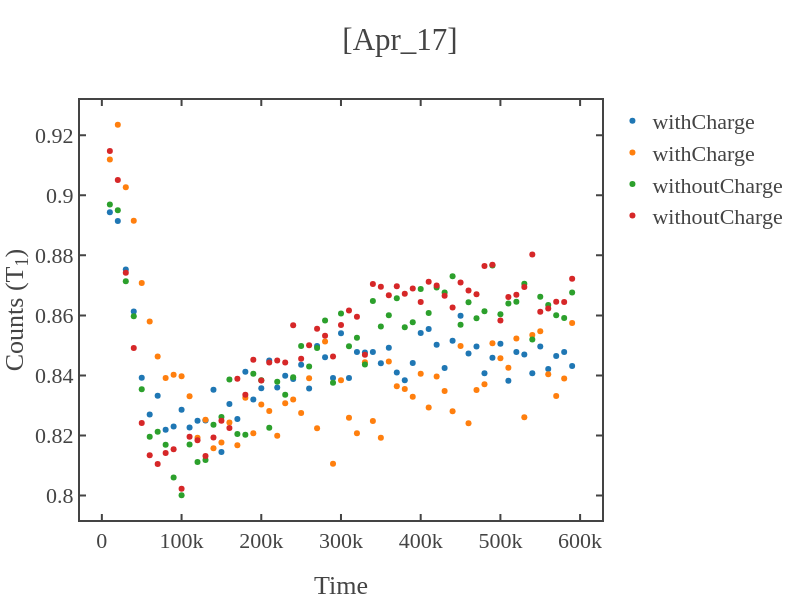

This figure's notebook cell:
### Code cell
# loading the data 
load_data = dict(np.load(r"C:\Users\Administrator\OneDrive\Desktop\Atanu_experiments\T1_measurements\codes\data\2025\Apr_17\p_5mW\l_25.0us\withCharge\a_8\s_3000\[17_42_22]_0.5us.npz"))
time_axis,signal_photon,reference_samples,signal_samples = data_to_time_signal(load_data,samples,first=first_sig_ref)

load_data1 = dict(np.load(r"C:\Users\Administrator\OneDrive\Desktop\Atanu_experiments\T1_measurements\codes\data\2025\Apr_17\p_5mW\l_25.0us\withoutCharge\a_8\s_3000\[17_17_29]_0.5us.npz"))
time_axis1,signal_photon1,reference_samples1,signal_samples1 = data_to_time_signal(load_data1,samples,first=first_sig_ref)
x1=time_axis1[1:]
y1=signal_photon1[1:]

load_data2 = dict(np.load(r"C:\Users\Administrator\OneDrive\Desktop\Atanu_experiments\T1_measurements\codes\data\2025\Apr_17\p_5mW\l_25.0us\withoutCharge\a_8\s_3000\[17_27_11]_0.5us.npz"))
time_axis2,signal_photon2,reference_samples2,signal_samples2 = data_to_time_signal(load_data2,samples,first=first_sig_ref)
x2=time_axis2[1:]
y2=signal_photon2[1:]

load_data3 = dict(np.load(r"C:\Users\Administrator\OneDrive\Desktop\Atanu_experiments\T1_measurements\codes\data\2025\Apr_17\p_5mW\l_25.0us\withCharge\a_8\s_3000\[17_57_38]_0.5us.npz"))
time_axis3,signal_photon3,reference_samples3,signal_samples3 = data_to_time_signal(load_data3,samples,first=first_sig_ref)
x3=time_axis3[1:]
y3=signal_photon3[1:]


x=time_axis[1:]
y=signal_photon[1:]
guess_parameters = np.array([0.7,1,100e3])  # input these paramters(serially) with your guess  
fitting_function = 'exp'   # y0+y_max*np.exp(-x/tau)
fitting_range = False   # for x-axis 

# fitting the data
x_fit,y_fit,coefficient,error_bars = fit_func(x,y,fit_range=fitting_range,func=fitting_function,guess_params=guess_parameters) 
if len(str(int(coefficient[2])))>7 or coefficient[2]<0:
    print('Fitted lifetime seems too long (more than 10ms) or negative.')
    print('If not expected for T1 exp, retry with increasing or decreasing the evolution time of the sequence.')
# plotting the data 
# fig1 = simple_plot(x,y,show=False,x_name = "Time",y_name = "Counts (T<sub>1</sub>)",mode='markers',title=f'{date}',curve_name='withCharge(signal/reference)')
fig2 = simple_plot(x_fit,y_fit,show=False,x_name = "Time",y_name = "Counts (T<sub>1</sub>)",mode='lines',title=f'{date}',curve_name='fitted curve')
fig3 = simple_plot(x,signal_samples[1:],show=False,x_name = "Time",y_name = "Counts (T<sub>1</sub>)",mode='markers',title=f'{date}',curve_name='signal')
fig4 = simple_plot(x,reference_samples[1:],show=False,x_name = "Time",y_name = "Counts (T<sub>1</sub>)",mode='markers',title=f'{date}',curve_name='reference')

fig1 = simple_plot(x,y,show=False,x_name = "Time",y_name = "Counts (T<sub>1</sub>)",mode='markers',title=f'{date}',curve_name='withCharge')
fig7 = simple_plot(x3,y3,show=False,x_name = "Time",y_name = "Counts (T<sub>1</sub>)",mode='markers',title=f'{date}',curve_name='withCharge')
fig5 = simple_plot(x1,y1,show=False,x_name = "Time",y_name = "Counts (T<sub>1</sub>)",mode='markers',title=f'{date}',curve_name='withoutCharge')
fig6 = simple_plot(x2,y2,show=False,x_name = "Time",y_name = "Counts (T<sub>1</sub>)",mode='markers',title=f'{date}',curve_name='withoutCharge')

add_figures([fig1,fig7,fig5,fig6],show=True,x_name = "Time",y_name = "Counts (T<sub>1</sub>)",title=f'[{date}]')

### Figure 1 — Plotly figure (JSON) as saved in the notebook; plotly's stock layout.template omitted (floating-point values rounded to 4 significant figures)
{"data": [{"mode": "markers", "name": "withCharge", "showlegend": true, "type": "scatter", "x": [10020, 20020, 30020, 40020, 50020, 60020, 70020, 80020, 90020, 100020, 110020, 120020, 130020, 140020, 150020, 160020, 170020, 180020, 190020, 200020, 210020, 220020, 230020, 240020, 250020, 260020, 270020, 280020, 290020, 300020, 310020, 320020, 330020, 340020, 350020, 360020, 370020, 380020, 390020, 400020, 410020, 420020, 430020, 440020, 450020, 460020, 470020, 480020, 490020, 500020, 510020, 520020, 530020, 540020, 550020, 560020, 570020, 580020, 590020], "y": [0.8943, 0.8915, 0.8753, 0.8613, 0.8392, 0.827, 0.8333, 0.822, 0.823, 0.8286, 0.8226, 0.8249, 0.825, 0.8353, 0.8146, 0.8305, 0.8255, 0.8413, 0.832, 0.8357, 0.845, 0.836, 0.8399, 0.8388, 0.8436, 0.8357, 0.8498, 0.8461, 0.8391, 0.8541, 0.8391, 0.8479, 0.8477, 0.8478, 0.8441, 0.8493, 0.841, 0.8384, 0.8441, 0.8542, 0.8555, 0.8502, 0.8425, 0.8516, 0.8599, 0.8473, 0.8497, 0.8408, 0.8459, 0.8506, 0.8382, 0.8478, 0.847, 0.8407, 0.8497, 0.8422, 0.8465, 0.8478, 0.8432]}, {"mode": "markers", "name": "withCharge", "showlegend": true, "type": "scatter", "x": [10020, 20020, 30020, 40020, 50020, 60020, 70020, 80020, 90020, 100020, 110020, 120020, 130020, 140020, 150020, 160020, 170020, 180020, 190020, 200020, 210020, 220020, 230020, 240020, 250020, 260020, 270020, 280020, 290020, 300020, 310020, 320020, 330020, 340020, 350020, 360020, 370020, 380020, 390020, 400020, 410020, 420020, 430020, 440020, 450020, 460020, 470020, 480020, 490020, 500020, 510020, 520020, 530020, 540020, 550020, 560020, 570020, 580020, 590020], "y": [0.9119, 0.9235, 0.9027, 0.8915, 0.8708, 0.858, 0.8463, 0.8392, 0.8402, 0.8398, 0.8331, 0.8193, 0.8252, 0.8157, 0.8177, 0.8244, 0.8167, 0.8326, 0.8208, 0.8303, 0.8282, 0.8199, 0.8308, 0.832, 0.8275, 0.8391, 0.8224, 0.8513, 0.8106, 0.8384, 0.8259, 0.8208, 0.8444, 0.8249, 0.8193, 0.8447, 0.8364, 0.8355, 0.8329, 0.8405, 0.8293, 0.8397, 0.8348, 0.8281, 0.8498, 0.8241, 0.8351, 0.8371, 0.8507, 0.8458, 0.8426, 0.8523, 0.8261, 0.8535, 0.8547, 0.8404, 0.8332, 0.839, 0.8575]}, {"mode": "markers", "name": "withoutCharge", "showlegend": true, "type": "scatter", "x": [10020, 20020, 30020, 40020, 50020, 60020, 70020, 80020, 90020, 100020, 110020, 120020, 130020, 140020, 150020, 160020, 170020, 180020, 190020, 200020, 210020, 220020, 230020, 240020, 250020, 260020, 270020, 280020, 290020, 300020, 310020, 320020, 330020, 340020, 350020, 360020, 370020, 380020, 390020, 400020, 410020, 420020, 430020, 440020, 450020, 460020, 470020, 480020, 490020, 500020, 510020, 520020, 530020, 540020, 550020, 560020, 570020, 580020, 590020], "y": [0.8969, 0.8951, 0.8714, 0.8597, 0.8354, 0.8196, 0.8213, 0.8169, 0.806, 0.8001, 0.817, 0.8112, 0.8119, 0.8236, 0.8262, 0.8387, 0.8205, 0.8203, 0.8406, 0.8384, 0.8226, 0.8379, 0.8336, 0.8394, 0.8498, 0.843, 0.8491, 0.8583, 0.8376, 0.8606, 0.8497, 0.8526, 0.8437, 0.8648, 0.8563, 0.8601, 0.8657, 0.8561, 0.8577, 0.8688, 0.8608, 0.8693, 0.8676, 0.873, 0.8569, 0.8644, 0.8591, 0.8614, 0.8766, 0.8604, 0.864, 0.8646, 0.8706, 0.852, 0.8662, 0.8635, 0.86, 0.8592, 0.8676]}, {"mode": "markers", "name": "withoutCharge", "showlegend": true, "type": "scatter", "x": [10020, 20020, 30020, 40020, 50020, 60020, 70020, 80020, 90020, 100020, 110020, 120020, 130020, 140020, 150020, 160020, 170020, 180020, 190020, 200020, 210020, 220020, 230020, 240020, 250020, 260020, 270020, 280020, 290020, 300020, 310020, 320020, 330020, 340020, 350020, 360020, 370020, 380020, 390020, 400020, 410020, 420020, 430020, 440020, 450020, 460020, 470020, 480020, 490020, 500020, 510020, 520020, 530020, 540020, 550020, 560020, 570020, 580020, 590020], "y": [0.9147, 0.9051, 0.8742, 0.8491, 0.8242, 0.8135, 0.8105, 0.8142, 0.8154, 0.8023, 0.8196, 0.8184, 0.8132, 0.8194, 0.8249, 0.8225, 0.8389, 0.8336, 0.8452, 0.8384, 0.8443, 0.845, 0.8443, 0.8567, 0.8456, 0.8501, 0.8555, 0.8532, 0.8463, 0.8568, 0.8617, 0.8596, 0.8469, 0.8705, 0.8696, 0.8667, 0.8697, 0.8672, 0.869, 0.8645, 0.8712, 0.8699, 0.8665, 0.8626, 0.8709, 0.8683, 0.867, 0.8765, 0.8768, 0.8583, 0.8662, 0.8669, 0.8695, 0.8803, 0.8613, 0.8623, 0.8645, 0.8645, 0.8722]}], "layout": {"height": 600, "title": {"text": "[Apr_17]"}, "width": 800, "xaxis": {"autorange": true, "range": [-27440.0, 627500.0], "title": {"text": "Time"}, "type": "linear"}, "yaxis": {"autorange": true, "range": [0.7919, 0.9317], "title": {"text": "Counts (T<sub>1</sub>)"}, "type": "linear"}}}
